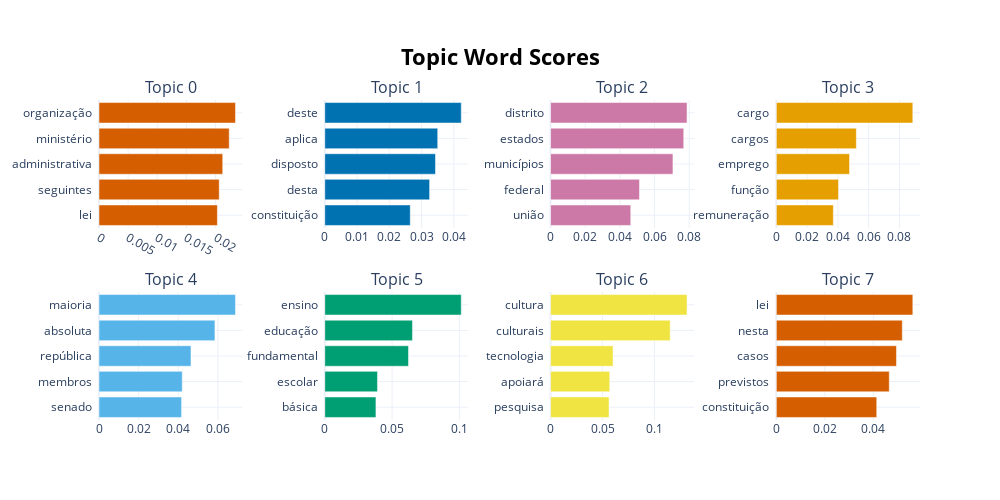

Write notebook code for a chart like this one.
### Code cell
model.visualize_barchart()

### Figure 1 — Plotly figure (JSON) as saved in the notebook; plotly's stock layout.template omitted (floating-point values rounded to 4 significant figures)
{"data": [{"marker": {"color": "#D55E00"}, "orientation": "h", "type": "bar", "x": [0.02032, 0.02063, 0.02123, 0.02235, 0.02342], "xaxis": "x", "y": ["lei  ", "seguintes  ", "administrativa  ", "ministério  ", "organização  "], "yaxis": "y"}, {"marker": {"color": "#0072B2"}, "orientation": "h", "type": "bar", "x": [0.02649, 0.03248, 0.0343, 0.035, 0.04229], "xaxis": "x2", "y": ["constituição  ", "desta  ", "disposto  ", "aplica  ", "deste  "], "yaxis": "y2"}, {"marker": {"color": "#CC79A7"}, "orientation": "h", "type": "bar", "x": [0.04626, 0.0513, 0.07059, 0.07683, 0.07873], "xaxis": "x3", "y": ["união  ", "federal  ", "municípios  ", "estados  ", "distrito  "], "yaxis": "y3"}, {"marker": {"color": "#E69F00"}, "orientation": "h", "type": "bar", "x": [0.03704, 0.0404, 0.04755, 0.05197, 0.08867], "xaxis": "x4", "y": ["remuneração  ", "função  ", "emprego  ", "cargos  ", "cargo  "], "yaxis": "y4"}, {"marker": {"color": "#56B4E9"}, "orientation": "h", "type": "bar", "x": [0.04167, 0.04201, 0.04642, 0.0585, 0.06888], "xaxis": "x5", "y": ["senado  ", "membros  ", "república  ", "absoluta  ", "maioria  "], "yaxis": "y5"}, {"marker": {"color": "#009E73"}, "orientation": "h", "type": "bar", "x": [0.038, 0.03914, 0.06219, 0.06514, 0.1014], "xaxis": "x6", "y": ["básica  ", "escolar  ", "fundamental  ", "educação  ", "ensino  "], "yaxis": "y6"}, {"marker": {"color": "#F0E442"}, "orientation": "h", "type": "bar", "x": [0.05629, 0.05696, 0.06013, 0.1151, 0.1313], "xaxis": "x7", "y": ["pesquisa  ", "apoiará  ", "tecnologia  ", "culturais  ", "cultura  "], "yaxis": "y7"}, {"marker": {"color": "#D55E00"}, "orientation": "h", "type": "bar", "x": [0.0414, 0.04656, 0.04953, 0.05193, 0.05627], "xaxis": "x8", "y": ["constituição  ", "previstos  ", "casos  ", "nesta  ", "lei  "], "yaxis": "y8"}], "layout": {"annotations": [{"font": {"size": 16}, "showarrow": false, "text": "Topic 0", "x": 0.0875, "xanchor": "center", "xref": "paper", "y": 1, "yanchor": "bottom", "yref": "paper"}, {"font": {"size": 16}, "showarrow": false, "text": "Topic 1", "x": 0.3625, "xanchor": "center", "xref": "paper", "y": 1, "yanchor": "bottom", "yref": "paper"}, {"font": {"size": 16}, "showarrow": false, "text": "Topic 2", "x": 0.6375, "xanchor": "center", "xref": "paper", "y": 1, "yanchor": "bottom", "yref": "paper"}, {"font": {"size": 16}, "showarrow": false, "text": "Topic 3", "x": 0.9125, "xanchor": "center", "xref": "paper", "y": 1, "yanchor": "bottom", "yref": "paper"}, {"font": {"size": 16}, "showarrow": false, "text": "Topic 4", "x": 0.0875, "xanchor": "center", "xref": "paper", "y": 0.4, "yanchor": "bottom", "yref": "paper"}, {"font": {"size": 16}, "showarrow": false, "text": "Topic 5", "x": 0.3625, "xanchor": "center", "xref": "paper", "y": 0.4, "yanchor": "bottom", "yref": "paper"}, {"font": {"size": 16}, "showarrow": false, "text": "Topic 6", "x": 0.6375, "xanchor": "center", "xref": "paper", "y": 0.4, "yanchor": "bottom", "yref": "paper"}, {"font": {"size": 16}, "showarrow": false, "text": "Topic 7", "x": 0.9125, "xanchor": "center", "xref": "paper", "y": 0.4, "yanchor": "bottom", "yref": "paper"}], "height": 500, "hoverlabel": {"bgcolor": "white", "font": {"family": "Rockwell", "size": 16}}, "showlegend": false, "title": {"font": {"color": "Black", "size": 22}, "text": "<b>Topic Word Scores", "x": 0.5, "xanchor": "center", "yanchor": "top"}, "width": 1000, "xaxis": {"anchor": "y", "domain": [0, 0.175], "showgrid": true}, "xaxis2": {"anchor": "y2", "domain": [0.275, 0.45], "showgrid": true}, "xaxis3": {"anchor": "y3", "domain": [0.55, 0.725], "showgrid": true}, "xaxis4": {"anchor": "y4", "domain": [0.825, 1], "showgrid": true}, "xaxis5": {"anchor": "y5", "domain": [0, 0.175], "showgrid": true}, "xaxis6": {"anchor": "y6", "domain": [0.275, 0.45], "showgrid": true}, "xaxis7": {"anchor": "y7", "domain": [0.55, 0.725], "showgrid": true}, "xaxis8": {"anchor": "y8", "domain": [0.825, 1], "showgrid": true}, "yaxis": {"anchor": "x", "domain": [0.6, 1], "showgrid": true}, "yaxis2": {"anchor": "x2", "domain": [0.6, 1], "showgrid": true}, "yaxis3": {"anchor": "x3", "domain": [0.6, 1], "showgrid": true}, "yaxis4": {"anchor": "x4", "domain": [0.6, 1], "showgrid": true}, "yaxis5": {"anchor": "x5", "domain": [0, 0.4], "showgrid": true}, "yaxis6": {"anchor": "x6", "domain": [0, 0.4], "showgrid": true}, "yaxis7": {"anchor": "x7", "domain": [0, 0.4], "showgrid": true}, "yaxis8": {"anchor": "x8", "domain": [0, 0.4], "showgrid": true}}}
